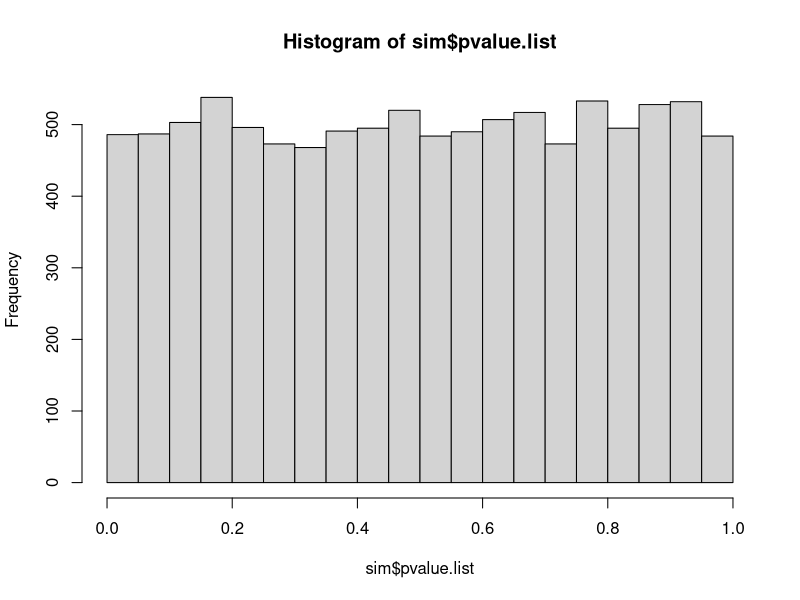
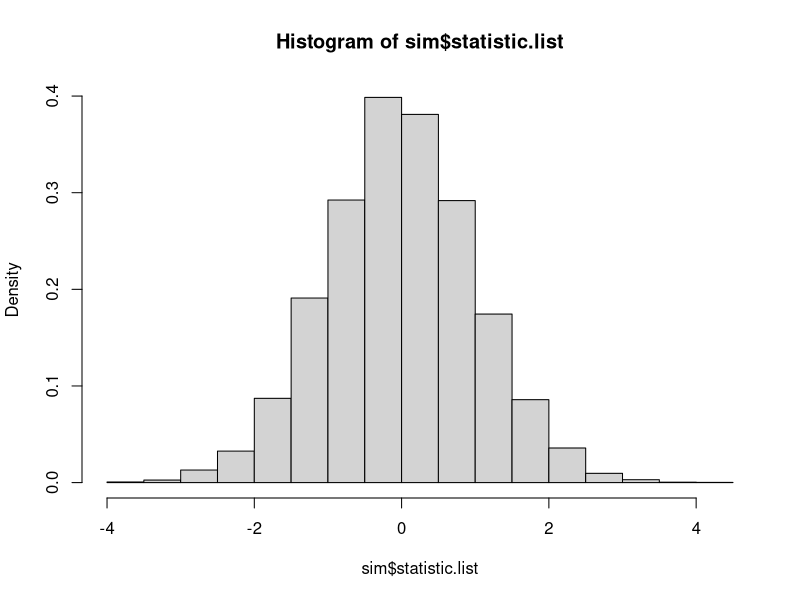

Write R code to recreate these figures, in order.
## ---- chunk 1
set.seed(5)
sigma=5
Control <- rnorm(30,mean=10,sd=sigma)
Dosage <- rnorm(35,mean=12,sd=sigma)
?t.test()
t.test(Control, Dosage)
## ---- chunk 2
emperical.size <- function(R=10000,
                           mu1=0,mu2=0,
                           sigma1=1,sigma2=1,
                           m=30,n=30,
                           level=.05,
                           value=0,
                           direction="two.sided") {
  
  #Define empty lists
  statistic.list <- rep(0,R)
  pvalue.list <- rep(0,R)
  
  for (i in 1:R) 
  {
    
    # Sample realized data 
    Control <- rnorm(m,mean=mu1,sd=sigma1)
    Dosage <- rnorm(n,mean=mu2,sd=sigma2)
    
    # Testing values
    testing.procedure <- t.test(Control, Dosage, alternative = direction, mu=value, conf.level = level)
    statistic.list[i] <- testing.procedure$statistic
    pvalue.list[i] <- testing.procedure$p.value
   }
  
  size.list <- mean(pvalue.list<=level)
  return(list(statistic.list=statistic.list, pvalue.list=pvalue.list, emperical.size=size.list)) 
  
}

emperical.size(R=10,mu1=10,mu2=12,sigma1=5,sigma2=5)

## ---- chunk 3
sim<-emperical.size(R=10000,mu1=10,mu2=10,sigma1=5,sigma2=5, m=30,n=30)
sim$emperical.size
## ---- chunk 4
hist(sim$pvalue.list)
## ---- chunk 5
hist(sim$statistic.list,probability =TRUE)
## ---- chunk 6
 emperical.size(R=1000,mu1=10,mu2=10,sigma1=5,sigma2=5)$emperical.size

 emperical.size(R=1000,mu1=10,mu2=12,sigma1=5,sigma2=5)$emperical.size

 emperical.size(R=1000,mu1=10,mu2=14,sigma1=5,sigma2=5)$emperical.size

 emperical.size(R=1000,mu1=10,mu2=16,sigma1=5,sigma2=5)$emperical.size
 
## ---- chunk 7
emperical.size(R=10000,mu1=10,mu2=12,sigma1=10,sigma2=10,m=10,n=10)$emperical.size

emperical.size(R=10000,mu1=10,mu2=12,sigma1=10,sigma2=10,m=30,n=30)$emperical.size

emperical.size(R=10000,mu1=10,mu2=12,sigma1=10,sigma2=10,m=50,n=50)$emperical.size

emperical.size(R=10000,mu1=10,mu2=12,sigma1=10,sigma2=10,m=100,n=100)$emperical.size
